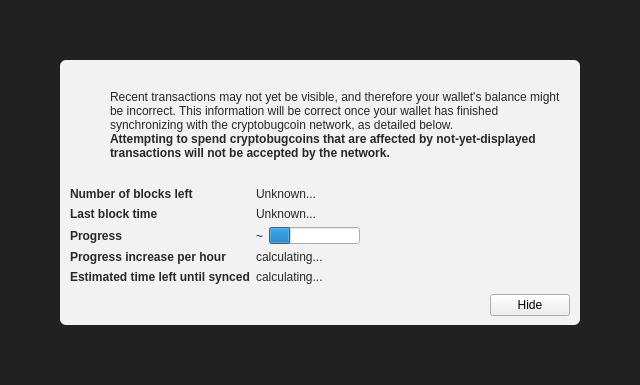
<?xml version="1.0" encoding="UTF-8"?>
<ui version="4.0">
 <class>ModalOverlay</class>
 <widget class="ModalOverlay" name="ModalOverlay">
  <property name="geometry">
   <rect>
    <x>0</x>
    <y>0</y>
    <width>640</width>
    <height>385</height>
   </rect>
  </property>
  <property name="windowTitle">
   <string>Form</string>
  </property>
  <layout class="QVBoxLayout" name="verticalLayout" stretch="0">
   <property name="sizeConstraint">
    <enum>QLayout::SetDefaultConstraint</enum>
   </property>
   <property name="leftMargin">
    <number>0</number>
   </property>
   <property name="topMargin">
    <number>0</number>
   </property>
   <property name="rightMargin">
    <number>0</number>
   </property>
   <property name="bottomMargin">
    <number>0</number>
   </property>
   <item>
    <widget class="QWidget" name="bgWidget" native="true">
     <property name="styleSheet">
      <string notr="true">#bgWidget { background: rgba(0,0,0,220); }</string>
     </property>
     <layout class="QVBoxLayout" name="verticalLayoutMain" stretch="1">
      <property name="leftMargin">
       <number>60</number>
      </property>
      <property name="topMargin">
       <number>60</number>
      </property>
      <property name="rightMargin">
       <number>60</number>
      </property>
      <property name="bottomMargin">
       <number>60</number>
      </property>
      <item>
       <widget class="QWidget" name="contentWidget" native="true">
        <property name="styleSheet">
         <string notr="true">#contentWidget { background: rgba(255,255,255,240); border-radius: 6px; }

QLabel { color: rgb(40,40,40);  }</string>
        </property>
        <layout class="QVBoxLayout" name="verticalLayoutSub" stretch="1,0,0,0">
         <property name="spacing">
          <number>0</number>
         </property>
         <property name="leftMargin">
          <number>10</number>
         </property>
         <property name="topMargin">
          <number>10</number>
         </property>
         <property name="rightMargin">
          <number>10</number>
         </property>
         <property name="bottomMargin">
          <number>10</number>
         </property>
         <item>
          <layout class="QHBoxLayout" name="horizontalLayoutIconText" stretch="0,1">
           <property name="topMargin">
            <number>20</number>
           </property>
           <item>
            <layout class="QVBoxLayout" name="verticalLayoutIcon">
             <property name="leftMargin">
              <number>0</number>
             </property>
             <item>
              <widget class="QPushButton" name="warningIcon">
               <property name="enabled">
                <bool>false</bool>
               </property>
               <property name="text">
                <string/>
               </property>
               <property name="icon">
                <iconset>
                 <normaloff>:/icons/warning</normaloff>
                 <disabledoff>:/icons/warning</disabledoff>:/icons/warning</iconset>
               </property>
               <property name="iconSize">
                <size>
                 <width>48</width>
                 <height>48</height>
                </size>
               </property>
               <property name="flat">
                <bool>true</bool>
               </property>
              </widget>
             </item>
             <item>
              <spacer name="verticalSpacerWarningIcon">
               <property name="orientation">
                <enum>Qt::Vertical</enum>
               </property>
               <property name="sizeHint" stdset="0">
                <size>
                 <width>20</width>
                 <height>40</height>
                </size>
               </property>
              </spacer>
             </item>
            </layout>
           </item>
           <item>
            <layout class="QVBoxLayout" name="verticalLayoutInfoText">
             <property name="leftMargin">
              <number>0</number>
             </property>
             <property name="topMargin">
              <number>0</number>
             </property>
             <item>
              <widget class="QLabel" name="infoText">
               <property name="text">
                <string>Recent transactions may not yet be visible, and therefore your wallet's balance might be incorrect. This information will be correct once your wallet has finished synchronizing with the cryptobugcoin network, as detailed below.</string>
               </property>
               <property name="textFormat">
                <enum>Qt::RichText</enum>
               </property>
               <property name="wordWrap">
                <bool>true</bool>
               </property>
              </widget>
             </item>
             <item>
              <widget class="QLabel" name="infoTextStrong">
               <property name="font">
                <font>
                 <weight>75</weight>
                 <bold>true</bold>
                </font>
               </property>
               <property name="text">
                <string>Attempting to spend cryptobugcoins that are affected by not-yet-displayed transactions will not be accepted by the network.</string>
               </property>
               <property name="textFormat">
                <enum>Qt::RichText</enum>
               </property>
               <property name="wordWrap">
                <bool>true</bool>
               </property>
              </widget>
             </item>
             <item>
              <spacer name="verticalSpacerInTextSpace">
               <property name="orientation">
                <enum>Qt::Vertical</enum>
               </property>
               <property name="sizeHint" stdset="0">
                <size>
                 <width>20</width>
                 <height>40</height>
                </size>
               </property>
              </spacer>
             </item>
            </layout>
           </item>
          </layout>
         </item>
         <item>
          <spacer name="verticalSpacerAfterText">
           <property name="orientation">
            <enum>Qt::Vertical</enum>
           </property>
           <property name="sizeHint" stdset="0">
            <size>
             <width>20</width>
             <height>40</height>
            </size>
           </property>
          </spacer>
         </item>
         <item>
          <layout class="QFormLayout" name="formLayout">
           <property name="fieldGrowthPolicy">
            <enum>QFormLayout::FieldsStayAtSizeHint</enum>
           </property>
           <property name="horizontalSpacing">
            <number>6</number>
           </property>
           <property name="verticalSpacing">
            <number>6</number>
           </property>
           <property name="topMargin">
            <number>10</number>
           </property>
           <item row="0" column="0">
            <widget class="QLabel" name="labelNumberOfBlocksLeft">
             <property name="font">
              <font>
               <weight>75</weight>
               <bold>true</bold>
              </font>
             </property>
             <property name="text">
              <string>Number of blocks left</string>
             </property>
            </widget>
           </item>
           <item row="0" column="1">
            <widget class="QLabel" name="numberOfBlocksLeft">
             <property name="text">
              <string>Unknown...</string>
             </property>
            </widget>
           </item>
           <item row="1" column="0">
            <widget class="QLabel" name="labelLastBlockTime">
             <property name="font">
              <font>
               <weight>75</weight>
               <bold>true</bold>
              </font>
             </property>
             <property name="text">
              <string>Last block time</string>
             </property>
            </widget>
           </item>
           <item row="1" column="1">
            <widget class="QLabel" name="newestBlockDate">
             <property name="sizePolicy">
              <sizepolicy hsizetype="Maximum" vsizetype="Preferred">
               <horstretch>0</horstretch>
               <verstretch>0</verstretch>
              </sizepolicy>
             </property>
             <property name="text">
              <string>Unknown...</string>
             </property>
            </widget>
           </item>
           <item row="2" column="0">
            <widget class="QLabel" name="labelSyncDone">
             <property name="font">
              <font>
               <weight>75</weight>
               <bold>true</bold>
              </font>
             </property>
             <property name="text">
              <string>Progress</string>
             </property>
            </widget>
           </item>
           <item row="2" column="1">
            <layout class="QHBoxLayout" name="horizontalLayoutSync" stretch="0,1">
             <item>
              <widget class="QLabel" name="percentageProgress">
               <property name="text">
                <string notr="true">~</string>
               </property>
              </widget>
             </item>
             <item>
              <widget class="QProgressBar" name="progressBar">
               <property name="value">
                <number>24</number>
               </property>
               <property name="format">
                <string/>
               </property>
              </widget>
             </item>
            </layout>
           </item>
           <item row="4" column="0">
            <widget class="QLabel" name="labelProgressIncrease">
             <property name="font">
              <font>
               <weight>75</weight>
               <bold>true</bold>
              </font>
             </property>
             <property name="text">
              <string>Progress increase per hour</string>
             </property>
            </widget>
           </item>
           <item row="4" column="1">
            <widget class="QLabel" name="progressIncreasePerH">
             <property name="text">
              <string>calculating...</string>
             </property>
            </widget>
           </item>
           <item row="5" column="0">
            <widget class="QLabel" name="labelEstimatedTimeLeft">
             <property name="font">
              <font>
               <weight>75</weight>
               <bold>true</bold>
              </font>
             </property>
             <property name="text">
              <string>Estimated time left until synced</string>
             </property>
            </widget>
           </item>
           <item row="5" column="1">
            <widget class="QLabel" name="expectedTimeLeft">
             <property name="text">
              <string>calculating...</string>
             </property>
            </widget>
           </item>
          </layout>
         </item>
         <item>
          <layout class="QHBoxLayout" name="horizontalLayoutButtons">
           <property name="leftMargin">
            <number>10</number>
           </property>
           <property name="topMargin">
            <number>10</number>
           </property>
           <item>
            <spacer name="horizontalSpacer">
             <property name="orientation">
              <enum>Qt::Horizontal</enum>
             </property>
             <property name="sizeHint" stdset="0">
              <size>
               <width>40</width>
               <height>20</height>
              </size>
             </property>
            </spacer>
           </item>
           <item>
            <widget class="QPushButton" name="closeButton">
             <property name="text">
              <string>Hide</string>
             </property>
            </widget>
           </item>
          </layout>
         </item>
        </layout>
       </widget>
      </item>
     </layout>
    </widget>
   </item>
  </layout>
 </widget>
 <customwidgets>
  <customwidget>
   <class>ModalOverlay</class>
   <extends>QWidget</extends>
   <header>modaloverlay.h</header>
   <container>1</container>
  </customwidget>
 </customwidgets>
 <resources/>
 <connections/>
</ui>
